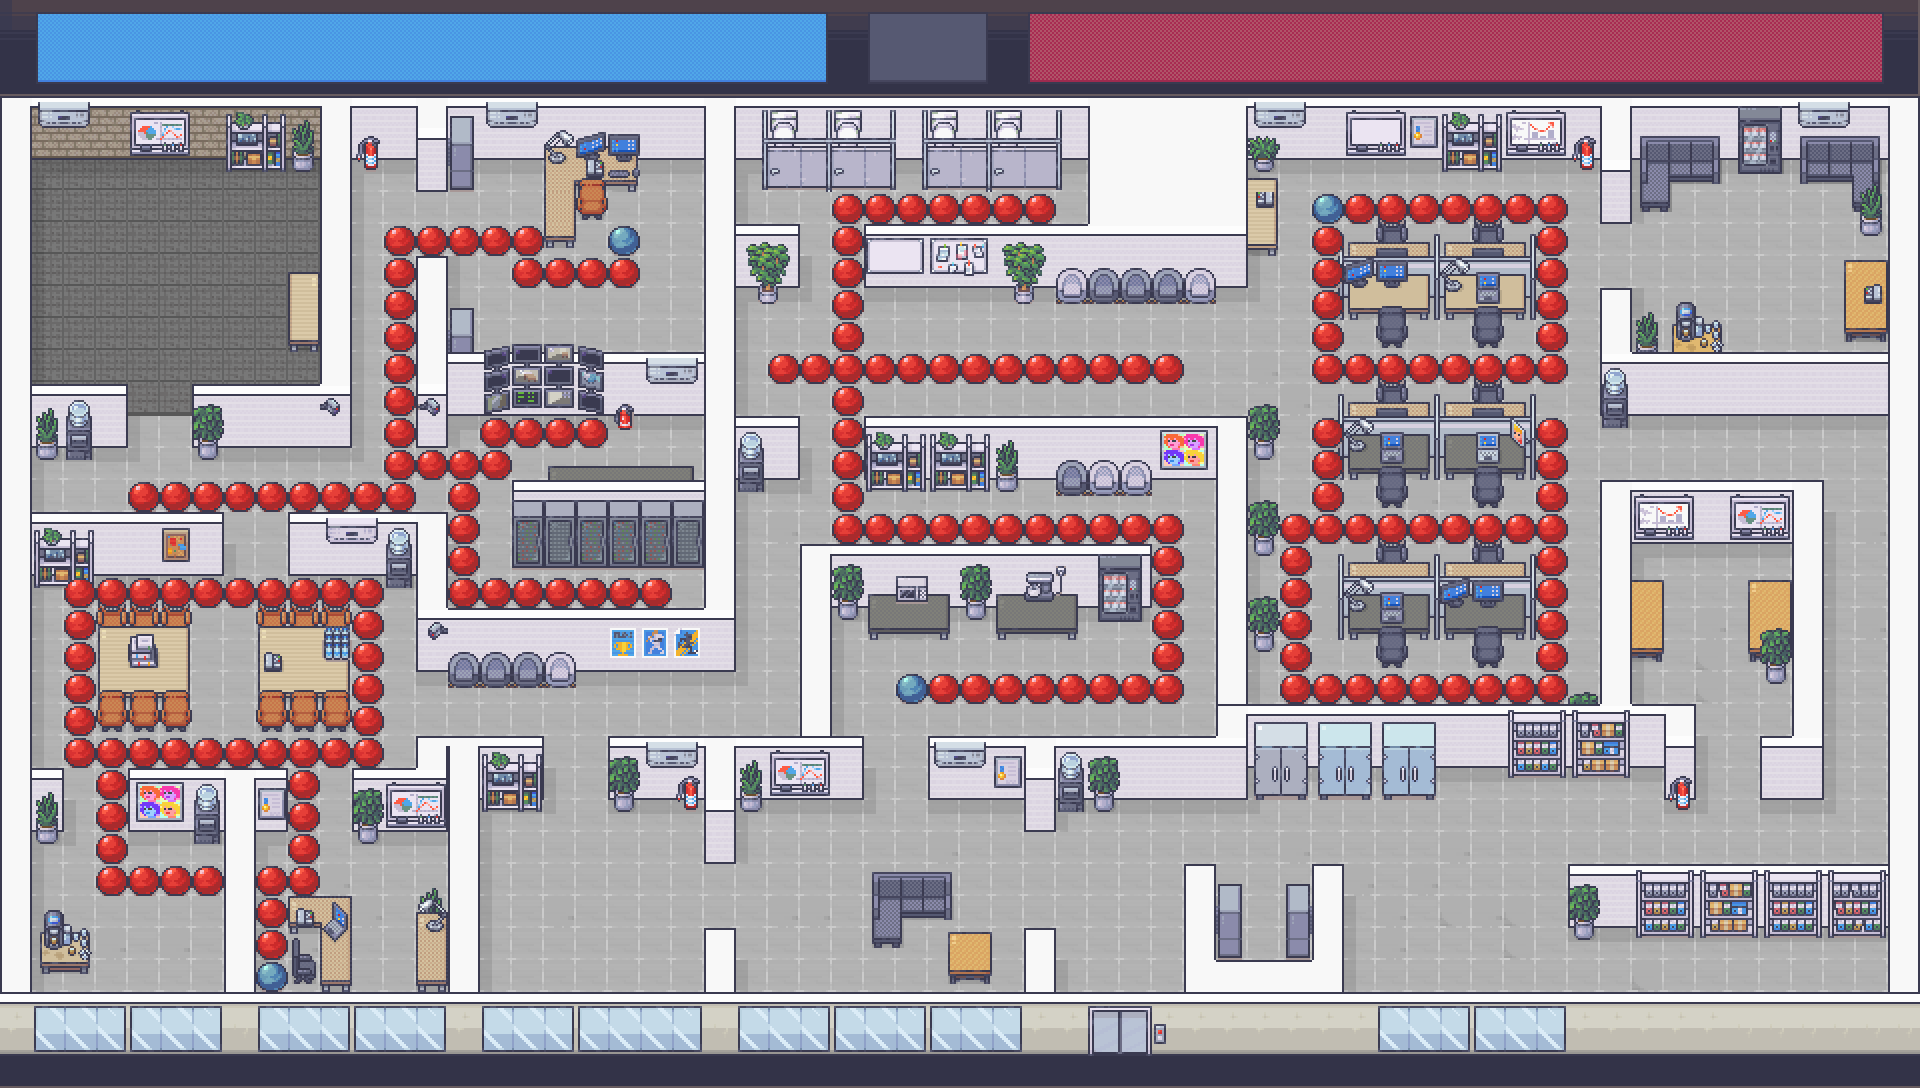

A level layout from a 2D game, rendered from its tile map. Below: a short description, then the map file with tile-grid data replaced by summaries:
An orthogonal 60x34 tile map with 32x32 px tiles, 11 tile layers (Sol, Decors_Derriere_Mur, Mur, 1, ...), 2 hidden layers not drawn, 3 tilesets.

<map version="1.10" tiledversion="1.10.2" orientation="orthogonal" renderorder="right-down" width="60" height="34" tilewidth="32" tileheight="32" infinite="0" nextlayerid="26" nextobjectid="1">
 <tileset firstgid="1" source="32/Room_Builder_Office_32x32.tsx" />
 <tileset firstgid="225" source="32/Modern_Office_Black_Shadow_32x32.tsx" />
 <tileset firstgid="1073" source="32/Interiors_32x32.tsx" />
 <layer id="8" name="Sol" width="60" height="34">
  <data>[2040 cells, 1412 non-empty, 21 distinct tile ids]</data>
 </layer>
 <layer id="17" name="Decors_Derriere_Mur" width="60" height="34">
  <data>[2040 cells, 197 non-empty, 51 distinct tile ids]</data>
 </layer>
 <layer id="9" name="Mur" width="60" height="34">
  <data>[2040 cells, 697 non-empty, 31 distinct tile ids]</data>
 </layer>
 <layer id="16" name="1" width="60" height="34">
  <data>[2040 cells, 177 non-empty, 71 distinct tile ids]</data>
 </layer>
 <layer id="13" name="2" width="60" height="34">
  <data>[2040 cells, 213 non-empty, 94 distinct tile ids]</data>
 </layer>
 <layer id="10" name="3" width="60" height="34">
  <data>[2040 cells, 227 non-empty, 133 distinct tile ids]</data>
 </layer>
 <layer id="21" name="4" width="60" height="34">
  <data>[2040 cells, 106 non-empty, 61 distinct tile ids]</data>
 </layer>
 <layer id="11" name="5" width="60" height="34">
  <data>[2040 cells, 118 non-empty, 52 distinct tile ids]</data>
 </layer>
 <layer id="18" name="6" width="60" height="34">
  <data>[2040 cells, 30 non-empty, 20 distinct tile ids]</data>
 </layer>
 <layer id="15" name="7" width="60" height="34">
  <data>[2040 cells, 14 non-empty, 4 distinct tile ids]</data>
 </layer>
 <layer id="22" name="Chemin_0" width="60" height="34" visible="0">
  <data>[2040 cells, 275 non-empty, 2 distinct tile ids]</data>
 </layer>
 <layer id="24" name="Chemin_1" width="60" height="34" visible="0" offsetx="16" offsety="16">
  <data>[2040 cells, 265 non-empty, 2 distinct tile ids]</data>
 </layer>
 <layer id="25" name="Chemin_2" width="60" height="34">
  <data>[2040 cells, 194 non-empty, 2 distinct tile ids]</data>
 </layer>
</map>
